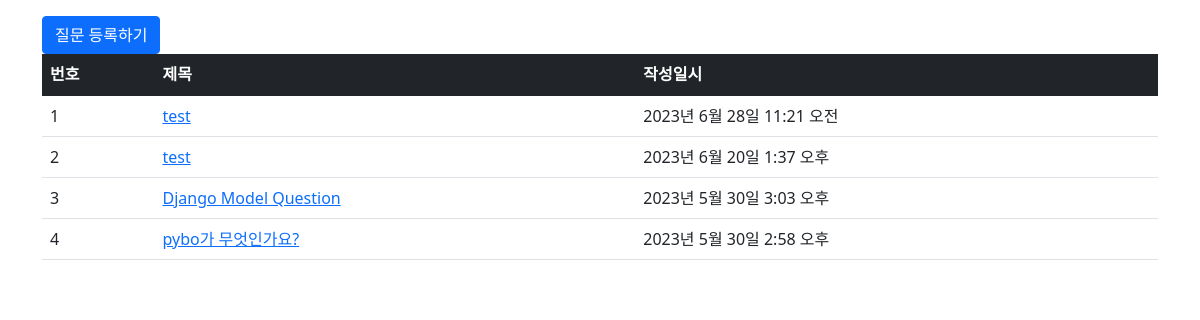
Screenshot of /pybo/ with the database file from the repository.
### pybo/models.py (models this page shows, shortened)
class Question(models.Model):
    subject = models.CharField(max_length=200)
    content = models.TextField()
    create_date = models.DateTimeField()

### pybo/views.py (the view)
# urls.py: path('', views.index, name='index'),
def index(request):
    question_list = Question.objects.order_by('-create_date')
    context = {'question_list':question_list}
    return render(request, 'pybo/question_list.html', context)

### templates/pybo/question_list.html
{% extends 'base.html' %}
{% block content %}
<div class="container my-3">
    <table class="table">
        <a href="{% url 'pybo:question_create' %}" class="btn btn-primary">질문 등록하기</a>
        <thead>
        <tr class="table-dark">
            <th>번호</th>
            <th>제목</th>
            <th>작성일시</th>
        </tr>
        </thead>
        <tbody>
        {% if question_list %}
        {% for question in question_list %}
        <tr>
            <td>{{ forloop.counter }}</td>
            <td>
                <a href="{% url 'pybo:detail' question.id %}">{{ question.subject }}</a>
            </td>
            <td>{{ question.create_date }}</td>
        </tr>
        {% endfor %}
        {% else %}
        <tr>
            <td colspan="3">질문이 없습니다.</td>
        </tr>
        {% endif %}
        </tbody>
    </table>
</div>
{% endblock %}

### rows the page displays
Question: subject "test", create_date "2023년 6월 28일 11:21 오전"
Question: subject "test", create_date "2023년 6월 20일 1:37 오후"
Question: subject "Django Model Question", create_date "2023년 5월 30일 3:03 오후"
Question: subject "pybo가 무엇인가요?", create_date "2023년 5월 30일 2:58 오후"
